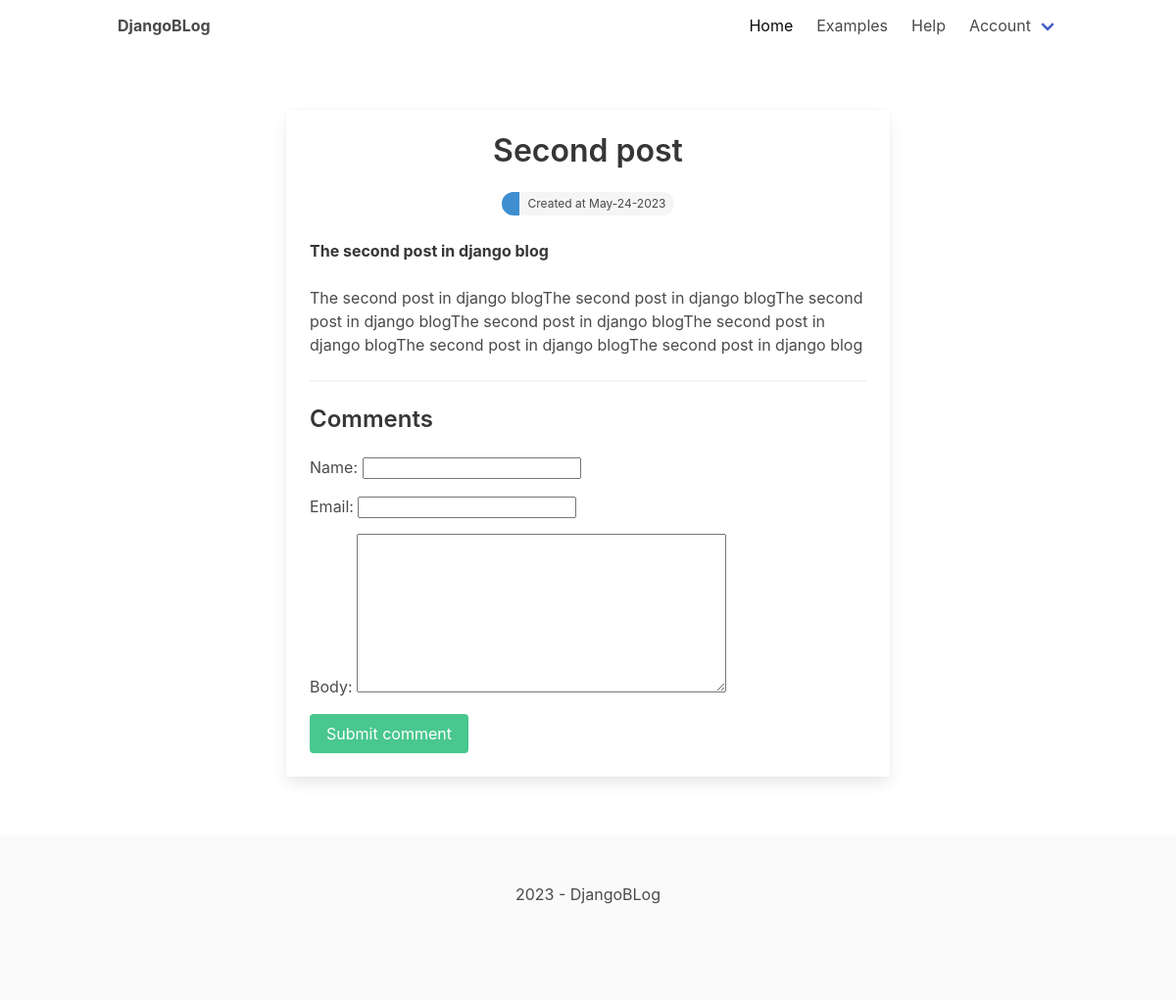
Before: /second-post/ with the older database file.
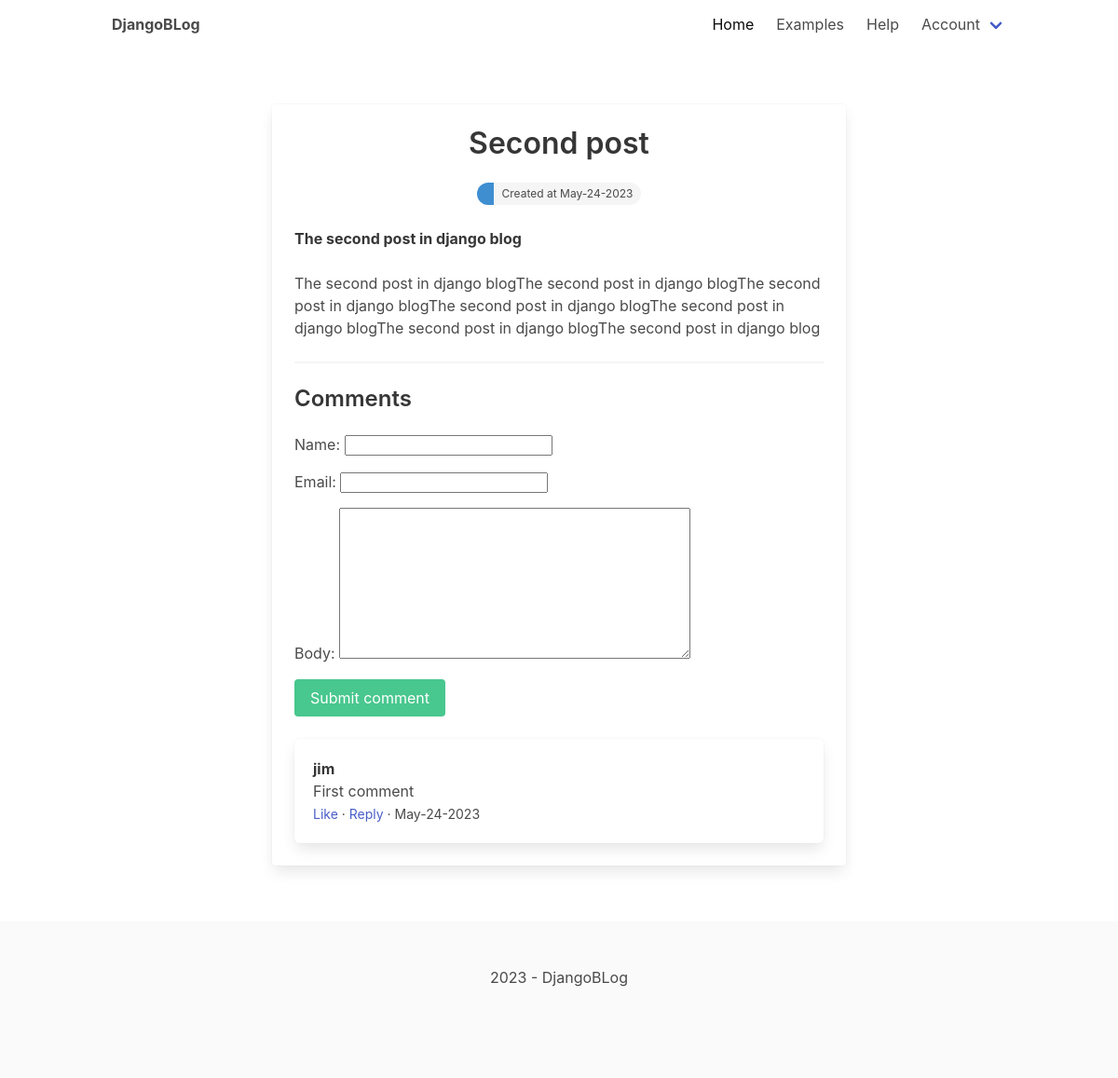
After: the same page with the newer database file.
### blog/models.py (models this page shows, shortened)
class Comment(models.Model):
    post = models.ForeignKey(Post, on_delete=models.CASCADE, related_name='comments', null=True)
    email = models.EmailField(null=True)
    name = models.CharField(max_length=200)
    body = models.TextField(max_length=800)
    created = models.DateTimeField(auto_now_add=True)
    class Meta:
        ordering = ['-created']

### blog/views.py (the view, shortened to what this page needs)
# urls.py: path('<slug:slug>/', views.detail, name='post_detail'),
def detail(request, slug):
    post = get_object_or_404(Post, slug=slug)
    form = CommentForm()
    return render(request, 'blog/detail.html', {'post': post, 'form': form})

### blog/forms.py
class CommentForm(forms.ModelForm):
    class Meta:
        model = Comment
        fields = ('name', 'email', 'body')

### blog/templates/blog/detail.html (shortened to what this page needs)
{% extends 'main.html' %}
{% block content %}
    <div class="container">
        <section class="articles">
            <div class="column is-8 is-offset-2">
                <div class="card article">
                    <div class="card-content">
                        <div class="media">
                            <div class="media-content has-text-centered">
                                <p class="title article-title">{{ post.title }}</p>
                                <div class="tags has-addons level-item">
                                    <span class="tag is-rounded is-info">{{ post.author }}</span>
                                    <span class="tag is-rounded">Created at {{ post.created|date:'M-d-Y' }}</span>
                                </div>
                            </div>
                        </div>
                        <div class="content article-intro">
                            <strong>{{ post.intro }}</strong>
                        </div>
                        <div class="content article-body">
                            {{ post.body|safe }}
                        </div>
                        <hr>
                        <div class="content article-comments">
                            <h2 class="subtitle is-4">Comments</h2>
                            <form method="post">
                                {{ form.as_p }}
                                <div class="field">
                                    <div class="control">
                                        <button class="button is-success">Submit comment</button>
                                    </div>
                                </div>
                            </form>
                        </div>
                        {% for comment in post.comments.all %}
                            <div class="box">
                                <article class="media">
                                    <div class="media-content">
                                        <div class="content">
                                            <p>
                                                <strong>{{ comment.name }}</strong>
                                                <br>
                                                {{ comment.body }}
                                                <br>
                                                <small><a>Like</a> · <a>Reply</a> · {{ comment.created|date:'M-d-Y' }}</small>
                                            </p>
                                        </div>
                                    </div>
                                </article>
                            </div>
                        {% endfor %}
                    </div>
                </div>
            </div>
        </section>
    </div>
{% endblock %}

Changed rows visible on the page:
added Comment: name "jim", body "First comment", created "May-24-2023"
